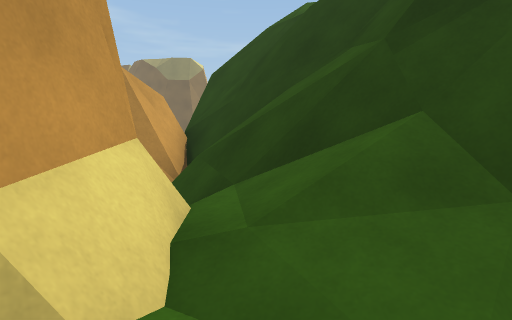
[1] (above)

12 first-person views from a walk through a 3-D level made in the Unity game engine. The camera is 1.2 m above the floor, tilts 4° down and sees 75° across. The floor is counted in squares, 1 m on a side. Each view is taken from the middle of a square. On the plan, view 1 faces up. The plan holds only what a view shows up to about 14 squares ahead; the rest is blank. The place goes on beyond the plan. The player is left out. Some animated figures are not drawn.

[2]
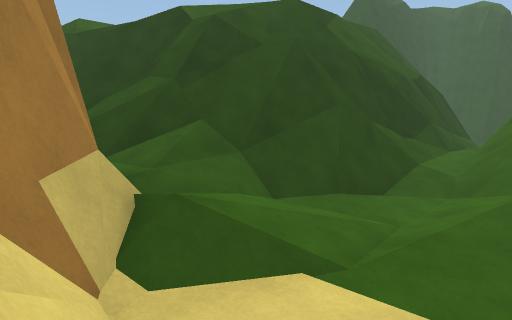

[3]
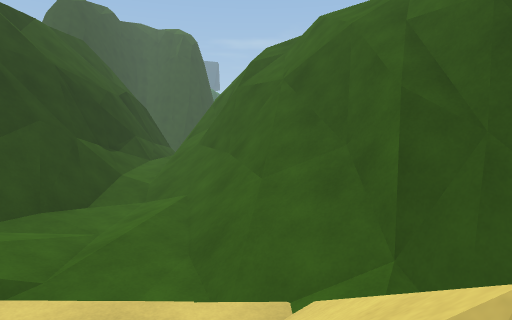

[4]
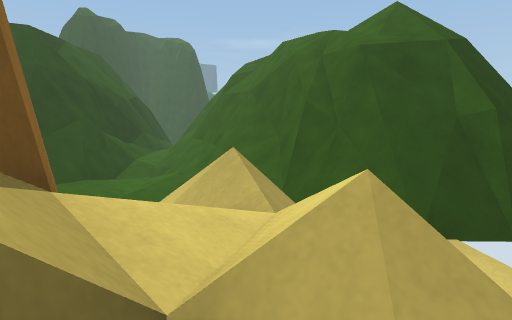

[5]
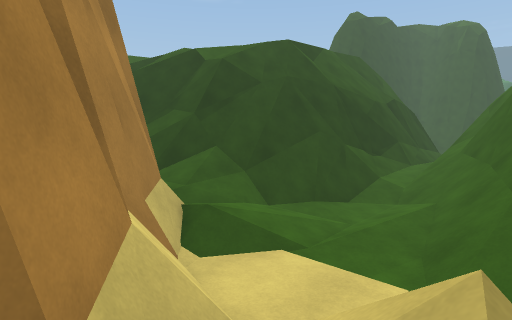

[6]
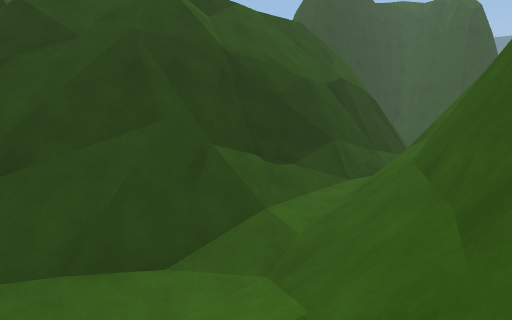

[7]
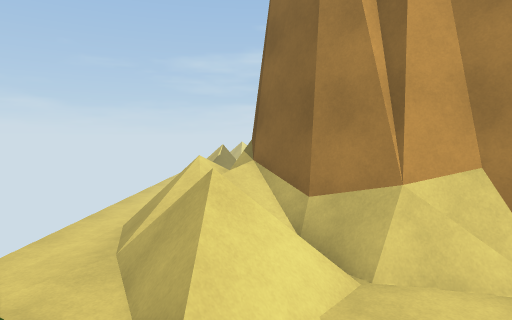

[8]
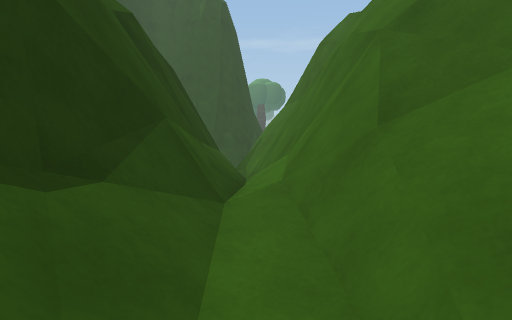

[9]
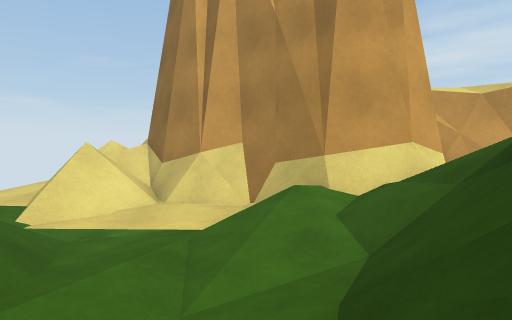

[10]
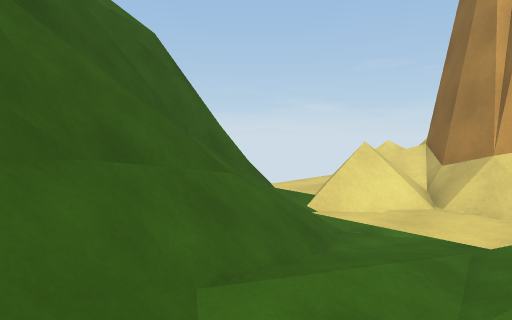

[11]
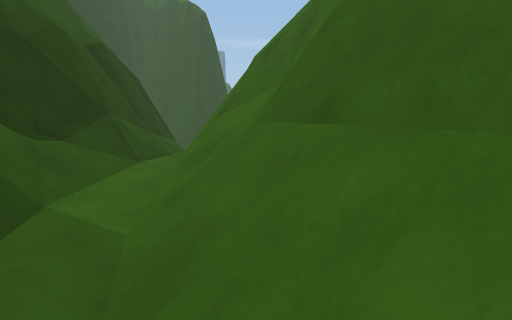

[12]
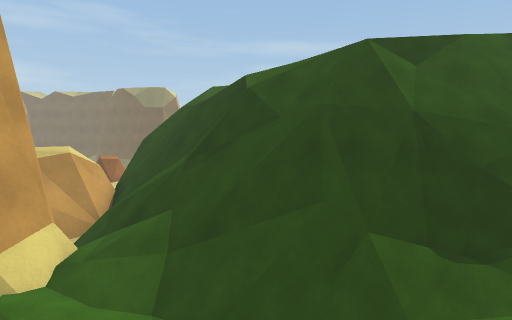

### Floor plan
Key: @ floor where view 1 was taken; # wall or solid block; . main floor; : floor 1 m higher than the main floor; + floor 1.5 m higher than the main floor; * floor 3 m higher than the main floor; % floor 4.5 m higher than the main floor; & floor 5.75 m higher than the main floor; $ floor 6.5 m higher than the main floor; / step, stairs or slope; = window, fence, low wall or low ledge; ^ raised ledge; v drop or lower ground.
Columns run from 9 left of view 1 to 13 right of it. Each row starts with its distance up from view 1.
 12           //
 11           //
 10           v
  9        #vv
  8       ##=vv
  7        #=#vvv
  6        =#=*vv& #/
  5        ##=^##== $vv//=#
  4         #/===##vvvvvv #
  3        ##///===##  vv%%
  2        ##/////=########
  1       ##/////===//###==
  0       #=/@///.////::///
 -1      ##..//.//////+==##
 -2     ###..////////=##=##
 -3    ###/////////#######
 -4  ###/////////==##
 -5  /////==//////=#
 -6   =///=.#=######
 -7  /=//...####
 -8 .......=##
 -9        ##

Positions as (right, up) in squares from view 1, and headings:
1: (0, 0), facing up
2: (-3, -3), facing up-right
3: (-4, -4), facing right
4: (-8, -5), facing right
5: (-5, -5), facing up-right
6: (2, -4), facing up-right
7: (2, -4), facing left
8: (6, 0), facing right
9: (6, 0), facing left
10: (6, 0), facing down-left
11: (3, -2), facing right
12: (4, -5), facing up
